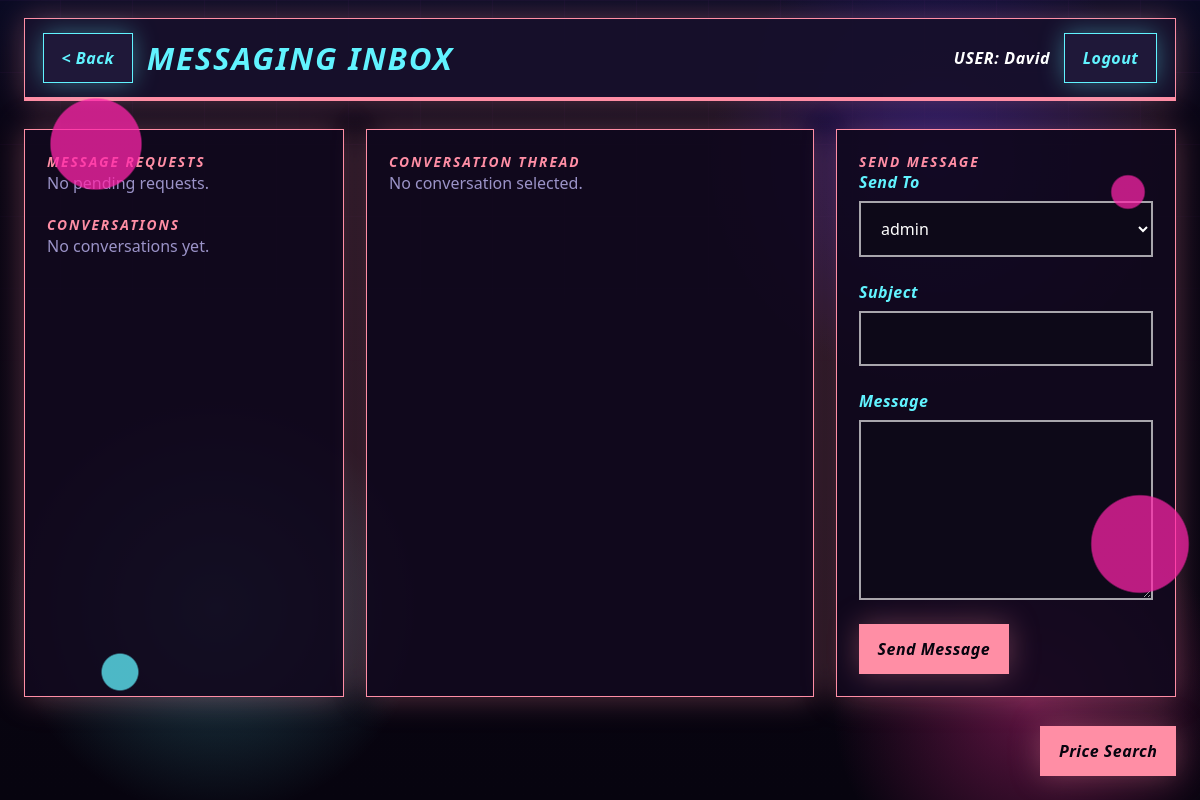
Page /inbox (signed in) on the earlier database version.
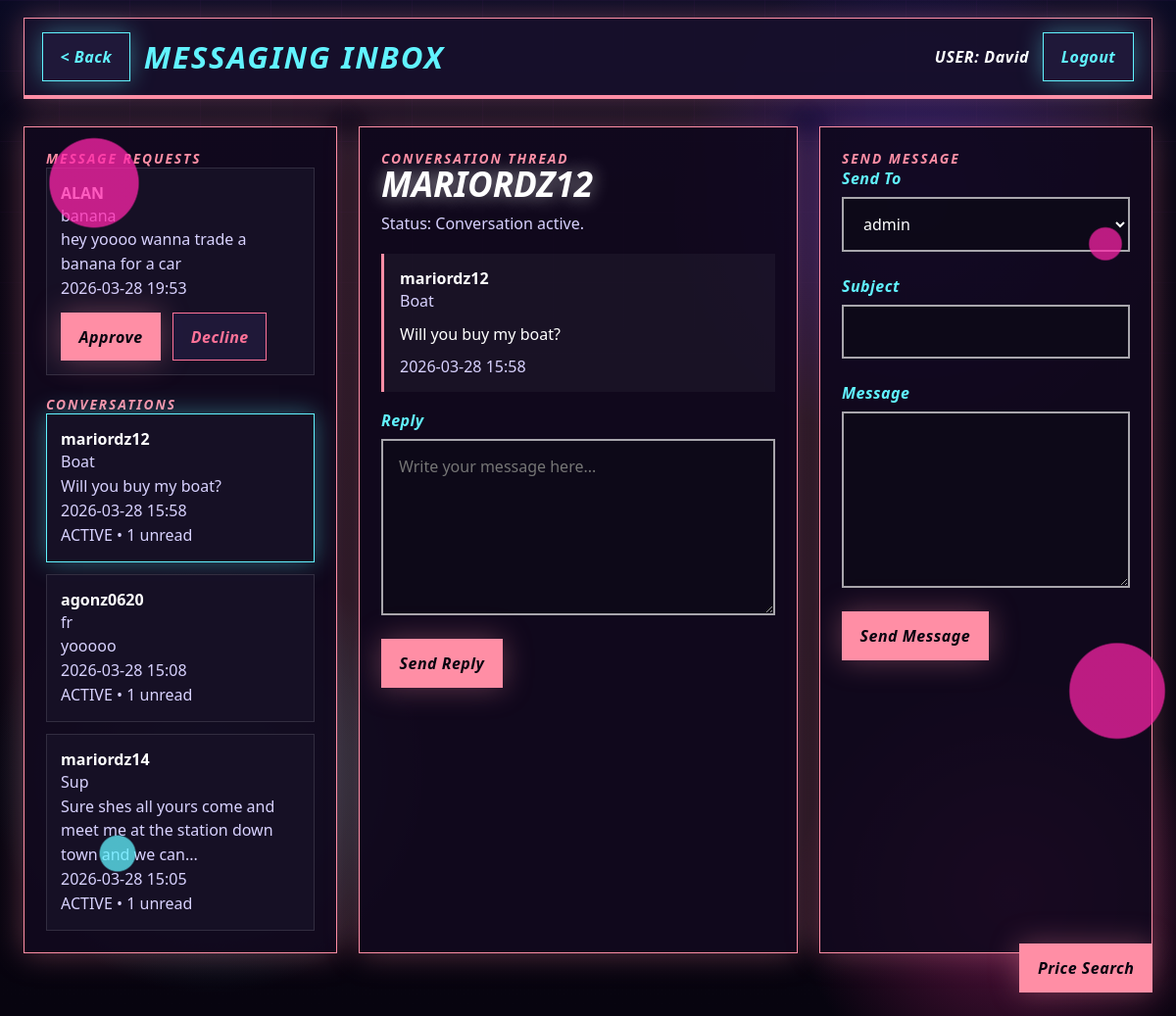
Same page on the later database version.
### tables this page shows
CREATE TABLE messages (
            id INTEGER PRIMARY KEY AUTOINCREMENT,
            sender_id INTEGER NOT NULL,
            receiver_id INTEGER NOT NULL,
            subject TEXT NOT NULL,
            body TEXT NOT NULL,
            item_id INTEGER,
            created_at TEXT NOT NULL,
            is_read INTEGER NOT NULL DEFAULT 0, conversation_id INTEGER,
            FOREIGN KEY(sender_id) REFERENCES users(id),
            FOREIGN KEY(receiver_id) REFERENCES users(id),
            FOREIGN KEY(item_id) REFERENCES items(id)
        );

CREATE TABLE users (
            id INTEGER PRIMARY KEY AUTOINCREMENT,
            username TEXT UNIQUE NOT NULL,
            password TEXT NOT NULL,
            created_at TEXT NOT NULL
        );

CREATE TABLE conversations (
            id INTEGER PRIMARY KEY AUTOINCREMENT,
            user_one_id INTEGER NOT NULL,
            user_two_id INTEGER NOT NULL,
            requested_by INTEGER NOT NULL,
            status TEXT NOT NULL DEFAULT 'pending',
            created_at TEXT NOT NULL,
            updated_at TEXT NOT NULL,
            UNIQUE(user_one_id, user_two_id),
            FOREIGN KEY(user_one_id) REFERENCES users(id),
            FOREIGN KEY(user_two_id) REFERENCES users(id),
            FOREIGN KEY(requested_by) REFERENCES users(id)
        );

### web_app.py (the view, shortened to what this page needs)
@app.route("/inbox", methods=["GET", "POST"])
@login_required
def inbox():
    user_id = current_user_id()
    assert user_id is not None
    requests = get_message_requests(user_id)
    conversations = get_visible_conversations(user_id)
    selected_conversation_id = request.args.get("conv", type=int)
    if selected_conversation_id is None and conversations:
        selected_conversation_id = conversations[0][0]
    selected_meta = None
    selected_messages: list[tuple] = []
    if selected_conversation_id is not None:
        selected_meta, selected_messages = get_conversation_messages(user_id, selected_conversation_id)
        if selected_meta is not None:
            mark_conversation_read(user_id, selected_conversation_id)
    users = get_all_users_except(user_id)
    return render_template(
        "inbox.html",
        requests=requests,
        conversations=conversations,
        selected_conversation_id=selected_conversation_id,
        selected_meta=selected_meta,
        selected_messages=selected_messages,
        users=users,
        current_user_id=user_id,
        format_timestamp=format_timestamp,
    )

### main.py (called while the page is built)
def get_db_connection() -> sqlite3.Connection:
    conn = sqlite3.connect(DB_NAME, timeout=10)
    conn.execute("PRAGMA journal_mode=WAL")
    return conn

def get_all_users_except(user_id: int) -> list[tuple[int, str]]:
    conn = get_db_connection()
    cur = conn.cursor()
    cur.execute(
        "SELECT id, username FROM users WHERE id != ? ORDER BY username COLLATE NOCASE",
        (user_id,),
    )
    rows = cur.fetchall()
    conn.close()
    return rows

def mark_conversation_read(user_id: int, conversation_id: int) -> None:
    conn = get_db_connection()
    cur = conn.cursor()
    cur.execute(
        """
        UPDATE messages
        SET is_read = 1
        WHERE conversation_id = ? AND receiver_id = ?
        """,
        (conversation_id, user_id),
    )
    conn.commit()
    conn.close()

def format_timestamp(timestamp_text: str) -> str:
    return timestamp_text[:16].replace("T", " ")

### web_app.py (called while the page is built)
def current_user_id() -> int | None:
    user_id = session.get("user_id")
    return int(user_id) if user_id is not None else None

def current_username() -> str:
    return session.get("username", "")

### templates/inbox.html (shortened to what the changed rows need)
{% extends "base.html" %}
{% set topbar_title = "MESSAGING INBOX" %}
{% set back_endpoint = "hub" %}
{% block content %}
<section class="inbox-layout" style="margin-top: 28px;">
    <aside class="list-panel">
        <div class="sidebar-list">
            {% if requests %}
                {% for request_item in requests %}
                    <div class="request-card">
                        <strong>{{ request_item[1] }}</strong>
                        <div class="thread-meta">{{ request_item[2] }}</div>
                        <div class="thread-meta">{{ request_item[3] }}</div>
                        <div class="thread-meta">{{ format_timestamp(request_item[4]) }}</div>
                        <div class="button-row" style="margin-top: 12px;">
                            <form method="post">
                                <button class="action-btn" type="submit">Approve</button>
                            </form>
                            <form method="post">
                                <button class="danger-btn" type="submit">Decline</button>
                            </form>
                        </div>
                    </div>
                {% endfor %}
            {% else %}
                <div class="empty-state">No pending requests.</div>
            {% endif %}
        </div>
        <div class="sidebar-list">
            {% if conversations %}
                {% for convo in conversations %}
                    <a class="conversation-card {% if selected_conversation_id == convo[0] %}active{% endif %}" href="{{ url_for('inbox', conv=convo[0]) }}">
                        <strong>{{ convo[1] }}</strong>
                        <div class="thread-meta">{{ convo[2] or "Trade Message" }}</div>
                        <div class="thread-meta">{{ convo[3][:72] }}{% if convo[3]|length > 72 %}...{% endif %}</div>
                        <div class="thread-meta">{{ format_timestamp(convo[4]) }}</div>
                        <div class="thread-meta">{{ convo[5]|upper }}{% if convo[6] %} • {{ convo[6] }} unread{% endif %}</div>
                    </a>
                {% endfor %}
            {% else %}
                <div class="empty-state">No conversations yet.</div>
            {% endif %}
        </div>
    </aside>
    <section class="thread-panel">
        <div class="section-label">Conversation Thread</div>
        {% if selected_meta %}
            <h2 class="auth-title" style="margin-top: 0;">{{ selected_meta[5] }}</h2>
            <div class="thread-meta" style="margin-bottom: 18px;">
                Status:
                {% if selected_meta[1] == "pending" and selected_meta[2] != current_user_id %}
                    Message request waiting for your approval.
                {% elif selected_meta[1] == "pending" %}
                    Request sent. Waiting for them to accept before chatting.
                {% else %}
                    Conversation active.
                {% endif %}
            </div>
            <div class="message-thread">
                {% for message in selected_messages %}
                    <div class="thread-bubble {% if message[1] == current_user_id %}self{% endif %}">
                        <strong>{{ message[2] }}</strong>
                        <div class="thread-meta">{{ message[3] }}</div>
                        <div style="margin-top: 10px;">{{ message[4] }}</div>
                        <div class="thread-meta" style="margin-top: 10px;">{{ format_timestamp(message[5]) }}</div>
                    </div>
                {% endfor %}
            </div>
            <form method="post" class="page-grid" style="margin-top: 18px;">
                <div class="field">
                    <label for="reply_body">Reply</label>
                    <textarea id="reply_body" name="body" placeholder="Write your message here..."></textarea>
                </div>
                <div class="button-row">
                    <button class="action-btn" type="submit">Send Reply</button>
                </div>
            </form>
        {% else %}
            <div class="empty-state">No conversation selected.</div>
        {% endif %}
    </section>
</section>
{% endblock %}

Differences in the rows shown:
added messages: username "ALAN", subject "banana", body "hey yoooo wanna trade a banana for a car", created_at "2026-03-28 19:53"
now on this page (row edited): messages: convo "mariordz12", subject "Boat", body "Will you buy my boat?", created_at "2026-03-28 15:58", status "ACTIVE", convo "1", username "mariordz12"
now on this page (row edited): messages: convo "agonz0620", subject "fr", body "yooooo", created_at "2026-03-28 15:08", status "ACTIVE", convo "1"
now on this page (row edited): messages: convo "mariordz14", subject "Sup", body "Sure shes all yours come and meet me at the station down town and we can", created_at "2026-03-28 15:05", status "ACTIVE", convo "1"
now on this page (row unchanged): users: username "MARIORDZ12"
Other differences:
text no longer shown: "No pending requests. No conversations yet. No conversation selected."
text now shown: "Status: Conversation active. Reply Send Reply"
